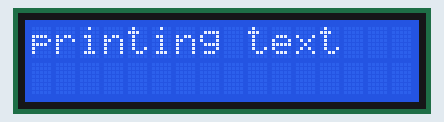
Bench run of a sketch on a simulated Arduino Uno, built with avr-gcc and run on an emulated ATmega328P. Shown: 16×2 character LCD.

Above: at 0.1 s.
At 3.1 s:
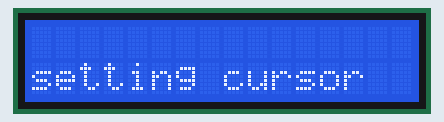
At 6.1 s:
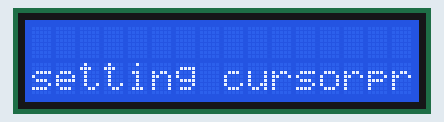

Measured:
- what the display in image 1 shows lasts 3.0 s, from 3.1 s to 6.1 s

The sketch:

lcd1602.ino
```cpp
#include <LiquidCrystal.h>
LiquidCrystal lcd(12,11,5,4,3,2);

void setup()
{
  lcd.begin(16,2);
  lcd.clear();
}
void loop()
{
  lcd.print("printing text");

  delay(3000);

  lcd.clear();
  lcd.setCursor(0,1);
  lcd.print("setting cursor");

  delay(3000);
}
```
